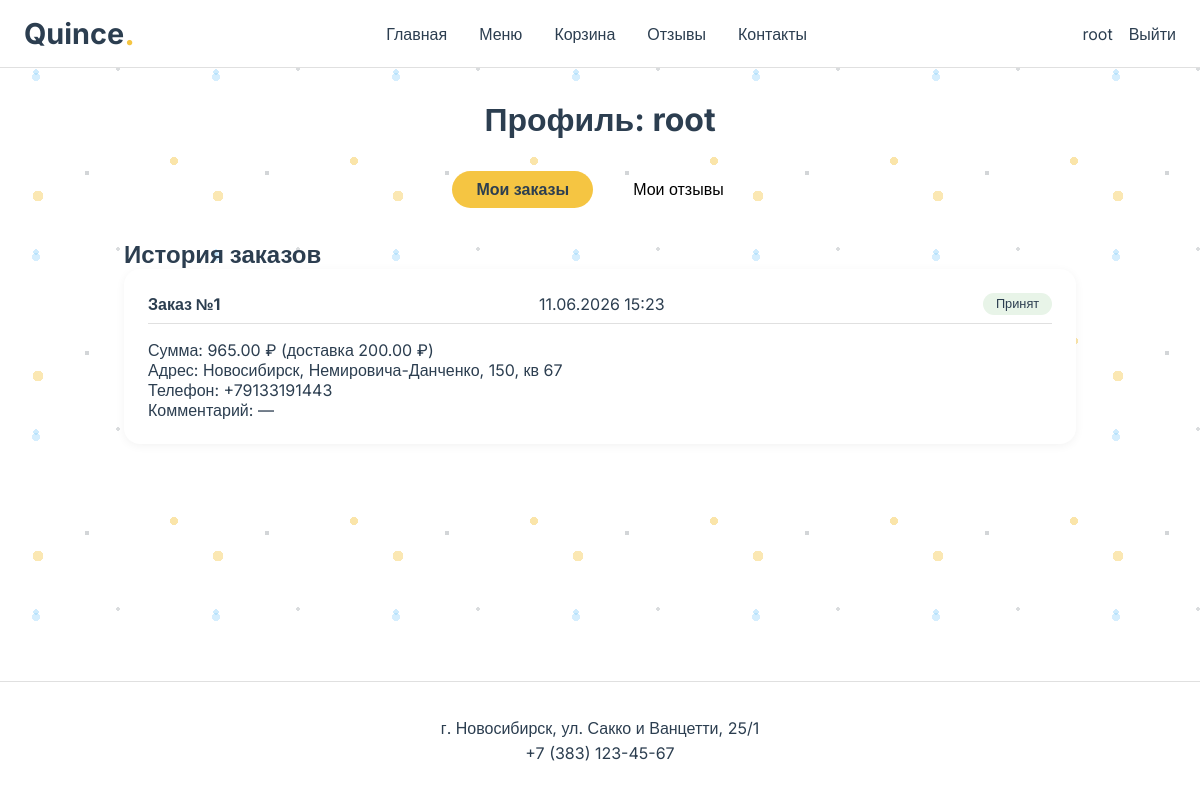
The app's page /profile/ (signed in) with its own data.
### main/models.py (models this page shows, shortened)
class User(AbstractUser):
    ROLE_CHOICES = (
        ('user', 'Пользователь'),
        ('moderator', 'Модератор'),
    )
    role = models.CharField(max_length=20, choices=ROLE_CHOICES, default='user')
    phone = models.CharField(max_length=20, blank=True)

class Order(models.Model):
    STATUS_CHOICES = (
        ('принят', 'Принят'),
        ('готовится', 'Готовится'),
        ('в пути', 'В пути'),
        ('доставлен', 'Доставлен'),
        ('отменён', 'Отменён'),
    )
    user = models.ForeignKey(User, on_delete=models.CASCADE, related_name='orders')
    created_at = models.DateTimeField(auto_now_add=True)
    status = models.CharField(max_length=20, choices=STATUS_CHOICES, default='принят')
    total_amount = models.DecimalField(max_digits=10, decimal_places=2, default=0)
    delivery_cost = models.DecimalField(max_digits=10, decimal_places=2, default=0)
    address = models.CharField(max_length=300)
    phone = models.CharField(max_length=20)
    comment = models.TextField(blank=True)
    PAYMENT_CHOICES = (
    ('qr', 'QR-код'),
    ('cash', 'Наличными'),
    )
    payment_method = models.CharField(max_length=10, choices=PAYMENT_CHOICES, default='qr')

### main/views.py (the view)
# urls.py: path('profile/', views.profile, name='profile'),
@login_required
def profile(request):
    user = request.user
    orders = Order.objects.filter(user=user).order_by('-created_at')
    reviews = Review.objects.filter(user=user).order_by('-created_at')
    return render(request, 'main/profile.html', {'orders': orders, 'reviews': reviews})

### main/templates/main/profile.html (shortened to what this page needs)
{% extends 'main/base.html' %}
{% load static %}
{% block content %}
<div class="profile-container">
    <div class="profile-header">
        <h1>Профиль: {{ user.username }}</h1>
    </div>
    <div class="profile-tabs">
        <button class="tab-btn active" data-tab="orders">Мои заказы</button>
        <button class="tab-btn" data-tab="reviews">Мои отзывы</button>
    </div>
    <div id="orders-tab" class="tab-content active">
        <h2>История заказов</h2>
        {% if orders %}
            <div class="orders-list">
                {% for order in orders %}
                    <div class="order-card">
                        <div class="order-header">
                            <span class="order-id">Заказ №{{ order.id }}</span>
                            <span class="order-date">{{ order.created_at|date:"d.m.Y H:i" }}</span>
                            <span class="order-status">{{ order.get_status_display }}</span>
                        </div>
                        <div class="order-details">
                            <p>Сумма: {{ order.total_amount }} ₽ (доставка {{ order.delivery_cost }} ₽)</p>
                            <p>Адрес: {{ order.address }}</p>
                            <p>Телефон: {{ order.phone }}</p>
                            <p>Комментарий: {{ order.comment|default:"—" }}</p>
                        </div>
                    </div>
                {% endfor %}
            </div>
        {% else %}
            <p>У вас пока нет заказов.</p>
        {% endif %}
    </div>
</div>
{% endblock %}

### main/templates/main/base.html (shortened to what this page needs)
<!DOCTYPE html>
<html lang="ru">
<head>
    <link rel="stylesheet" href="https://cdn.jsdelivr.net/npm/bootstrap-icons@1.11.3/font/bootstrap-icons.min.css">
    {% load static %}
    <link rel="stylesheet" href="{% static 'main/css/style.css' %}">
</head>
<body>
    <nav class="navbar">
        <div class="nav-container">
            <a class="logo" href="{% url 'home' %}">Quince<span class="yellow-dot">.</span></a>
            <div class="nav-links">
                <a href="{% url 'home' %}">Главная</a>
                <a href="{% url 'menu' %}">Меню</a>
                {% if user.is_authenticated %}
                    <a href="{% url 'cart' %}">Корзина</a>
                    <a href="{% url 'reviews' %}">Отзывы</a>
                {% endif %}
                <li class="nav-item"><a class="nav-link" href="{% url 'contacts' %}">Контакты</a></li>
            </div>
            <div class="auth-links">
                {% if user.is_authenticated %}
                    <a href="{% url 'profile' %}" class="auth-btn">{{ user.username }}</a>
                    <a href="{% url 'logout' %}" class="auth-btn">Выйти</a>
                {% else %}
                    <a href="{% url 'login' %}" class="auth-btn">Войти</a>
                    <a href="{% url 'register' %}" class="auth-btn">Регистрация</a>
                {% endif %}
            </div>
        </div>
    </nav>
    <main>
        {% block content %}{% endblock %}
    </main>
    <footer class="footer">
        <div class="contacts">
            <p>г. Новосибирск, ул. Сакко и Ванцетти, 25/1</p>
            <p>+7 (383) 123-45-67</p>
        </div>
    </footer>
</body>
</html>

### main/static/main/css/style.css (style rules this page uses)
:root { --yellow: #F5C542; --blue-light: #A8D0E6; --white: #FFFFFF; --text-dark: #2C3E50; --border-light: #e0e0e0; }
* { margin: 0; padding: 0; box-sizing: border-box; }
body { font-family: 'Inter', sans-serif; background-color: var(--white); color: var(--text-dark); background-image: radial-gradient(circle at 20% 40%, rgba(135, 206, 250, 0.4) 1.5%, transparent 1.5%), radial-gradient(circle at 80% 70%, rgba(245, 197, 66, 0.45) 2%, transparent 2%), radial-gradient(circle at 40% 85%, rgba(108, 117, 125, 0.3) 1.2%, transparent 1.2%), radial-gradient(circle at 95% 15%, rgba(135, 206, 250, 0.35) 1.8%, transparent 1.8%), radial-gradient(circle at 10% 95%, rgba(245, 197, 66, 0.4) 2.2%, transparent 2.2%), radial-gradient(circle at 60% 30%, rgba(108, 117, 125, 0.25) 1%, transparent 1%); background-size: 180px 180px; background-position: 0 0, 30px 35px, 15px 20px, 45px 50px, 20px 25px, 10px 15px; background-repeat: repeat; display: flex; flex-direction: column; min-height: 100vh; }
main { flex: 1; }
.navbar { background: var(--white); border-bottom: 1px solid var(--border-light); padding: 1rem 0; position: sticky; top: 0; z-index: 100; }
.nav-container { max-width: 1200px; margin: 0 auto; padding: 0 24px; display: flex; justify-content: space-between; align-items: center; flex-wrap: wrap; }
.logo { font-size: 1.8rem; font-weight: 700; text-decoration: none; color: #2C3E50; display: inline-flex; align-items: center; }
.yellow-dot { color: #F5C542; font-size: 2rem; display: inline-block; line-height: 1; }
.nav-links { display: flex; flex-wrap: wrap; gap: 2rem; }
.nav-links a { text-decoration: none; color: var(--text-dark); font-weight: 500; }
.auth-links { display: flex; gap: 1rem; align-items: center; }
.auth-links a { text-decoration: none; color: var(--text-dark); }
.footer, .bottom-info { padding: 2rem 0; text-align: center; border-top: 1px solid var(--border-light); background: var(--white); margin-top: auto; }
.contacts p { margin: 0.3rem 0; }
html, body { height: 100%; }
.nav-links { list-style: none; padding-left: 0; margin: 0; }
.nav-links li { display: inline; margin-right: 1.5rem; }

### main/templates/main/profile.html (style rules this page uses)
.profile-container { max-width: 1000px; margin: 2rem auto; padding: 0 24px; }
.profile-header { text-align: center; margin-bottom: 2rem; }
.profile-tabs { display: flex; justify-content: center; gap: 1rem; margin-bottom: 2rem; }
.tab-btn { background: none; border: none; padding: 0.6rem 1.5rem; font-size: 1rem; cursor: pointer; border-radius: 2rem; transition: 0.2s; }
.tab-btn.active { background: var(--yellow); color: var(--text-dark); font-weight: 600; }
.tab-content { display: none; }
.tab-content.active { display: block; }
.orders-list, .reviews-list { display: flex; flex-direction: column; gap: 1.5rem; }
.order-card, .review-card { background: var(--white); border-radius: 1rem; padding: 1.5rem; box-shadow: 0 2px 10px rgba(0,0,0,0.05); }
.order-header { display: flex; justify-content: space-between; align-items: center; flex-wrap: wrap; gap: 0.5rem; margin-bottom: 1rem; padding-bottom: 0.5rem; border-bottom: 1px solid var(--border-light); }
.order-id { font-weight: bold; }
.order-status { background: #e8f4e8; padding: 0.2rem 0.8rem; border-radius: 2rem; font-size: 0.8rem; }

### records on screen
User: username "root"
Order: id "1", created_at "11.06.2026 15:23", status "Принят", total_amount "965.00", delivery_cost "200.00", address "Новосибирск, Немировича-Данченко, 150, кв 67", phone "+79133191443", comment "—"
